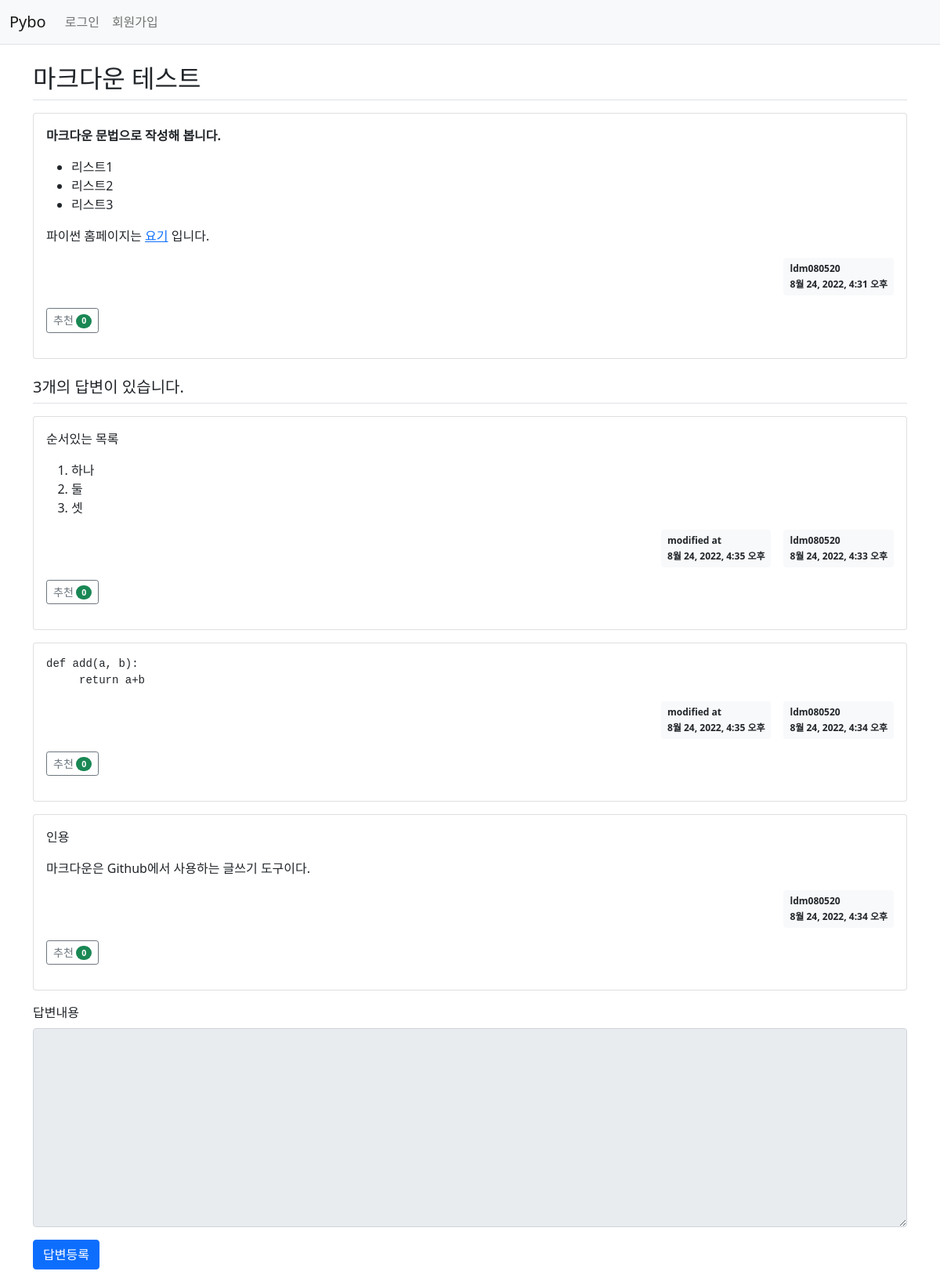
Page /pybo/306/ on the committed database.
### pybo/models.py (models this page shows, shortened)
class Question(models.Model):
    author = models.ForeignKey(User, on_delete=models.CASCADE, related_name='author_question')
    subject = models.CharField(max_length=200)
    content = models.TextField()
    create_date = models.DateTimeField()
    modify_date = models.DateTimeField(null=True, blank=True)
    voter = models.ManyToManyField(User, related_name='voter_question')  # 추천인 추가

class Answer(models.Model):
    author = models.ForeignKey(User, on_delete=models.CASCADE, related_name='author_answer')
    question = models.ForeignKey(Question, on_delete=models.CASCADE)
    content = models.TextField()
    create_date = models.DateTimeField()
    modify_date = models.DateTimeField(null=True, blank=True)
    voter = models.ManyToManyField(User, related_name='voter_answer')

### pybo/views/base_views.py (the view)
def detail(request, question_id):
	question = get_object_or_404(Question, pk=question_id)
	context = {'question': question}
	return render(request, 'pybo/question_detail.html', context)

### pybo/templatetags/pybo_filter.py (called while the page is built)
@register.filter()
def mark(value):
    extensions = ["nl2br", "fenced_code"]
    return mark_safe(markdown.markdown(value, extensions=extensions))

### templates/pybo/question_detail.html (shortened to what this page needs)
{% extends 'base.html' %}
{% load pybo_filter %}
{% block content %}
<div class="container my-3">
    <h2 class="border-bottom py-2">{{ question.subject }}</h2>
    <div class="card my-3">
        <div class="card-body">
            <div class="card-text">{{ question.content|mark }}</div>
            <div class="d-flex justify-content-end">
                <div class="badge bg-light text-dark p-2 text-start">
                    <div class="mb-2">{{ question.author.username }}</div>
                    <div>{{ question.create_date }}</div>
                </div>
            </div>
            <div class="my-3">
                <a href="javascript:void(0)" data-uri="{% url 'pybo:question_vote' question.id  %}"
               class="recommend btn btn-sm btn-outline-secondary"> 추천
                <span class="badge rounded-pill bg-success">{{question.voter.count}}</span>
                </a>
            </div>
        </div>
    </div>
    <h5 class="border-bottom my-3 py-2">{{question.answer_set.count}}개의 답변이 있습니다.</h5>
    {% for answer in question.answer_set.all %}
    <div class="card my-3">
        <div class="card-body">
            <div class="card-text">{{ answer.content|mark }}</div>
            <div class="d-flex justify-content-end">
                {% if answer.modify_date %}
                <div class="badge bg-light text-dark p-2 text-start mx-3">
                    <div class="mb-2">modified at</div>
                    <div>{{ answer.modify_date }}</div>
                </div>
                {% endif %}
                <div class="badge bg-light text-dark p-2 text-start text-start">
                    <div class="mb-2">{{ answer.author.username }}</div>
                    <div>{{ answer.create_date }}</div>
                </div>
            </div>
            <div class="my-3">
                <a href="javascript:void(0)" data-uri="{% url 'pybo:answer_vote' answer.id  %}"
                    class="recommend btn btn-sm btn-outline-secondary"> 추천
                    <span class="badge rounded-pill bg-success">{{answer.voter.count}}</span>
                </a>
            </div>
        </div>
    </div>
    {% endfor %}
    <form action="{% url 'pybo:answer_create' question.id %}" method="post" class="my-3">
        <div class="mb-3">
            <label for="content" class="form-label">답변내용</label>
            <textarea {% if not user.is_authenticated %}disabled{% endif %}
              name="content" id="content" class="form-control" rows="10"></textarea>
        </div>
        <input type="submit" value="답변등록" class="btn btn-primary">
    </form>
</div>
{% endblock %}

### rows in the picture
Question: subject "마크다운 테스트", content|mark "마크다운 문법으로 작성해 봅니다. 리스트1 리스트2 리스트3 파이썬 홈페이지는 요기 입니다.", author.username "ldm080520", create_date "8월 24, 2022, 4:31 오후", voter.count "0", answer_set.count "3"
Answer: content|mark "순서있는 목록 하나 둘 셋", modify_date "8월 24, 2022, 4:35 오후", author.username "ldm080520", create_date "8월 24, 2022, 4:33 오후", voter.count "0"
Answer: content|mark "def add(a, b): return a+b", modify_date "8월 24, 2022, 4:35 오후", author.username "ldm080520", create_date "8월 24, 2022, 4:34 오후", voter.count "0"
Answer: content|mark "인용 마크다운은 Github에서 사용하는 글쓰기 도구이다.", author.username "ldm080520", create_date "8월 24, 2022, 4:34 오후", voter.count "0"
